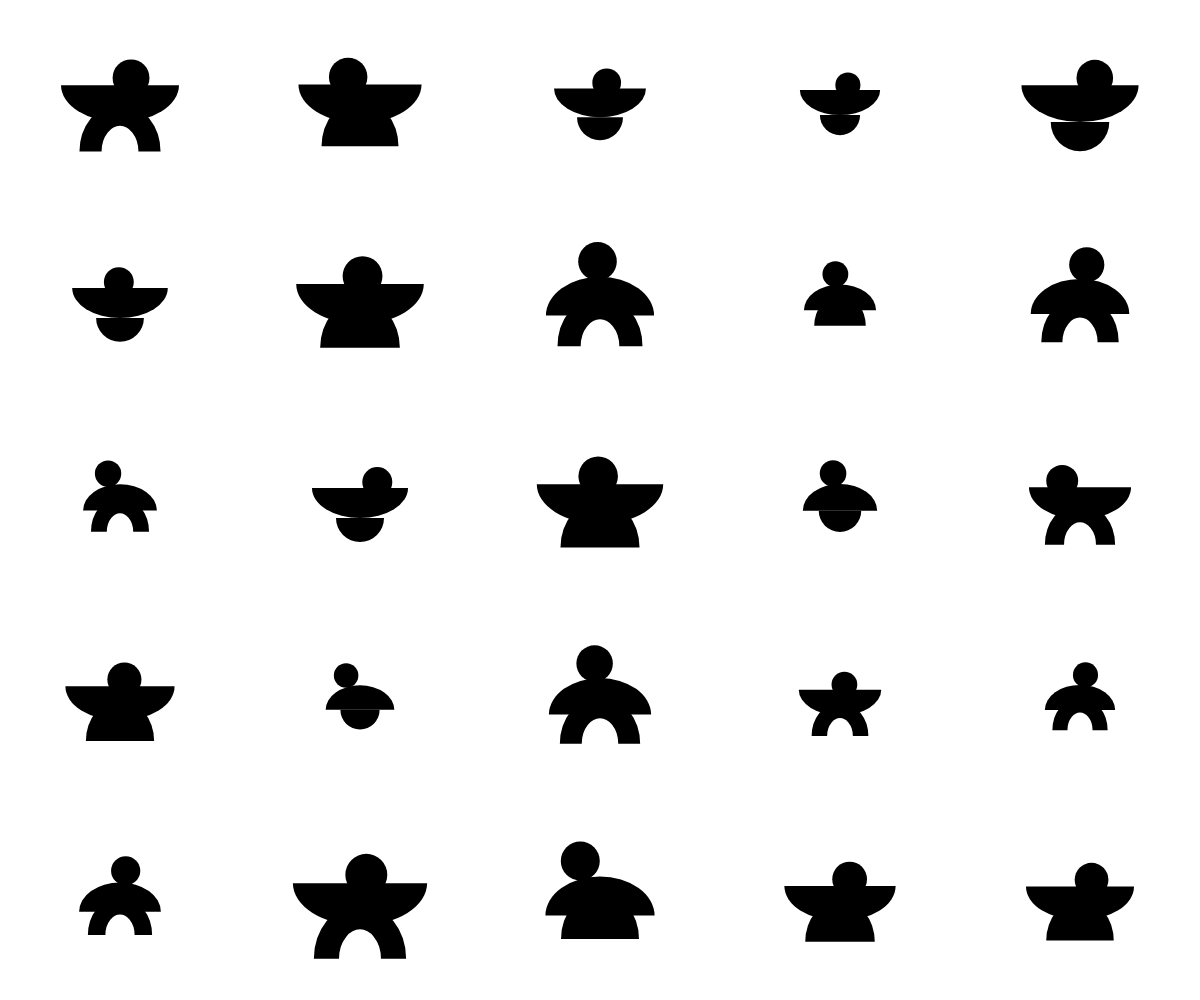
Frame 1 (no input)
Frame 60 (no input): identical to frame 1, image omitted
Frame 120 (the mouse pressed at the canvas centre since frame 60): identical to frame 1, image omitted

The p5.js sketch that drew this single still picture (run headless with seeded random() and noise() and a simulated clock; from frame 60 on, the mouse is pressed at the canvas centre):

// p5.js sketch
// ── sketch.js
function preload() {
  // put preload code here
}

function setup() {
  createCanvas(windowWidth, windowHeight);
  console.log('p5.js version:', p5.VERSION);
  
  let numeroGlifi = 25; 
  let numeroColonne = sqrt(numeroGlifi);
  let numeroRighe = sqrt(numeroGlifi);

  let dimColonna = windowWidth / numeroColonne;
  let dimRiga = windowHeight / numeroRighe;

  for (let r = 0; r < numeroRighe; r++) {
    for (let c = 0; c < numeroColonne; c++) {
      
      let xCenter = (c * dimColonna) + (dimColonna / 2);
      let yCenter = (r * dimRiga) + (dimRiga / 2);
      
      let dimensioneGlifo = random(dimColonna * 0.4, dimColonna * 0.7);
      
      mioGlifoGenerativo(xCenter, yCenter, dimensioneGlifo);
    }
  }
}

function draw() {
  // put drawing code here
}

function mioGlifoGenerativo (_x, _y, _size) {
  push();
  translate(_x, _y);
  fill(0);
  noStroke();
  
  let yTesta;
  let yGambe;

  //tronco
  let tipoTronco = floor(random(2)); 
  if (tipoTronco === 0) {
    arc(0, -_size * 0.1, _size * 0.8, _size * 0.5, 0, PI);
    yTesta = -_size * 0.15; 
    yGambe = _size * 0.15;  
  } else {
    arc(0, _size * 0.1, _size * 0.7, _size * 0.5, PI, TWO_PI);
    yTesta = -_size * 0.25; 
    yGambe = _size * 0.1;  
  }

  // testa
  let offsetTestaX = random(-_size * 0.15, _size * 0.15); 
  circle(offsetTestaX, yTesta, _size * 0.25);

  // gambe
  push();
  translate(0, yGambe);

  let tipoBase = floor(random(3)); 
  if (tipoBase === 0) {
    arc(0, _size * 0.15, _size * 0.5, _size * 0.6, PI, TWO_PI);
  } else if (tipoBase === 1) {
    noFill();
    stroke(0);
    strokeWeight(_size * 0.15); 
    strokeCap(SQUARE); 
    arc(0, _size * 0.2, _size * 0.4, _size * 0.5, PI, TWO_PI);
  } else {
    fill(0);
    noStroke();
    arc(0, 0, _size * 0.4, _size * 0.4, 0, PI);
  }

  pop(); 
  pop(); 
}
